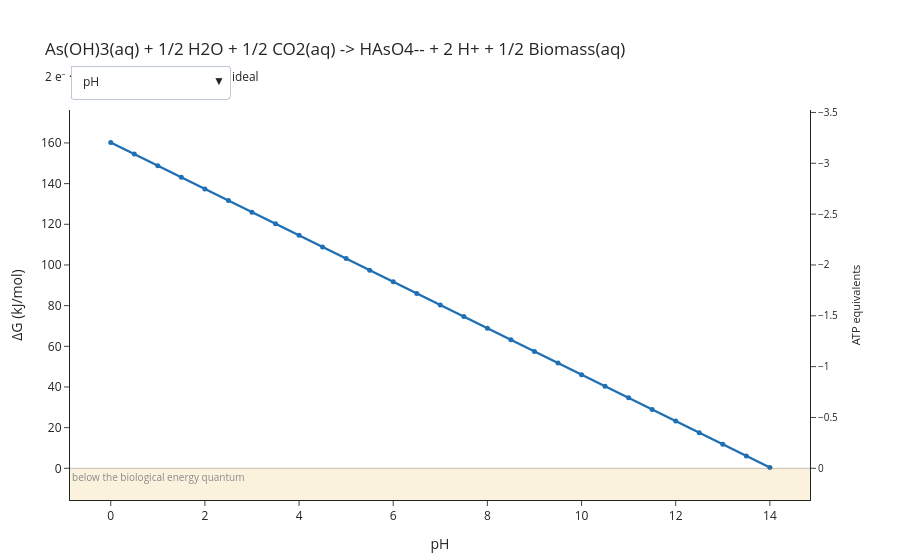

Notebook source saved alongside this figure:
### Code cell
figure = plot_energy_explorer(reaction, axes=axes)
figure.show()

### Figure 1 — Plotly figure (JSON) as saved in the notebook; plotly's stock layout.template omitted (floating-point values rounded to 4 significant figures)
{"data": [{"hovertemplate": "pH: %{x}<br>ΔG: %{y:.1f} kJ/mol<extra></extra>", "line": {"color": "#1F6FB4", "width": 2.5}, "marker": {"size": 5}, "mode": "lines+markers", "name": "pH", "type": "scatter", "visible": true, "x": [0.0, 0.5, 1.0, 1.5, 2.0, 2.5, 3.0, 3.5, 4.0, 4.5, 5.0, 5.5, 6.0, 6.5, 7.0, 7.5, 8.0, 8.5, 9.0, 9.5, 10.0, 10.5, 11.0, 11.5, 12.0, 12.5, 13.0, 13.5, 14.0], "y": [160.2, 154.5, 148.8, 143.1, 137.4, 131.7, 126.0, 120.3, 114.6, 108.9, 103.1, 97.43, 91.73, 86.02, 80.31, 74.6, 68.89, 63.19, 57.48, 51.77, 46.06, 40.35, 34.65, 28.94, 23.23, 17.52, 11.81, 6.106, 0.3984]}, {"hovertemplate": "[HAsO4--] (molal): %{x}<br>ΔG: %{y:.1f} kJ/mol<extra></extra>", "line": {"color": "#1F6FB4", "width": 2.5}, "marker": {"size": 5}, "mode": "lines+markers", "name": "[HAsO4--] (molal)", "type": "scatter", "visible": false, "x": [1e-09, 4.642e-09, 2.154e-08, 1e-07, 4.642e-07, 2.154e-06, 1e-05, 4.642e-05, 0.0002154, 0.001, 0.004642, 0.02154, 0.1], "y": [28.94, 32.74, 36.55, 40.35, 44.16, 47.97, 51.77, 55.58, 59.38, 63.19, 66.99, 70.8, 74.6]}, {"hovertemplate": "[As(OH)3(aq)] (molal): %{x}<br>ΔG: %{y:.1f} kJ/mol<extra></extra>", "line": {"color": "#1F6FB4", "width": 2.5}, "marker": {"size": 5}, "mode": "lines+markers", "name": "[As(OH)3(aq)] (molal)", "type": "scatter", "visible": false, "x": [1e-09, 4.642e-09, 2.154e-08, 1e-07, 4.642e-07, 2.154e-06, 1e-05, 4.642e-05, 0.0002154, 0.001, 0.004642, 0.02154, 0.1], "y": [131.7, 127.9, 124.1, 120.3, 116.5, 112.7, 108.9, 105.0, 101.2, 97.43, 93.63, 89.82, 86.02]}, {"hovertemplate": "[CO2(aq)] (molal): %{x}<br>ΔG: %{y:.1f} kJ/mol<extra></extra>", "line": {"color": "#1F6FB4", "width": 2.5}, "marker": {"size": 5}, "mode": "lines+markers", "name": "[CO2(aq)] (molal)", "type": "scatter", "visible": false, "x": [1e-09, 4.642e-09, 2.154e-08, 1e-07, 4.642e-07, 2.154e-06, 1e-05, 4.642e-05, 0.0002154, 0.001, 0.004642, 0.02154, 0.1], "y": [106.0, 104.1, 102.2, 100.3, 98.39, 96.48, 94.58, 92.68, 90.78, 88.87, 86.97, 85.07, 83.16]}, {"hovertemplate": "[Biomass(aq)] (molal): %{x}<br>ΔG: %{y:.1f} kJ/mol<extra></extra>", "line": {"color": "#1F6FB4", "width": 2.5}, "marker": {"size": 5}, "mode": "lines+markers", "name": "[Biomass(aq)] (molal)", "type": "scatter", "visible": false, "x": [1e-09, 4.642e-09, 2.154e-08, 1e-07, 4.642e-07, 2.154e-06, 1e-05, 4.642e-05, 0.0002154, 0.001, 0.004642, 0.02154, 0.1], "y": [54.62, 56.53, 58.43, 60.33, 62.24, 64.14, 66.04, 67.94, 69.85, 71.75, 73.65, 75.55, 77.46]}, {"hoverinfo": "skip", "marker": {"opacity": 0}, "mode": "markers", "showlegend": false, "type": "scatter", "x": [0.0], "y": [0.3117], "yaxis": "y2"}], "layout": {"annotations": [{"font": {"color": "#8A8A8A", "size": 10}, "showarrow": false, "text": "below the biological energy quantum", "x": 0, "xanchor": "left", "xref": "x domain", "y": 0.0, "yanchor": "top", "yref": "y"}], "hovermode": "x unified", "margin": {"b": 60, "l": 70, "r": 90, "t": 110}, "shapes": [{"line": {"color": "#333333", "width": 1}, "type": "line", "x0": 0, "x1": 1, "xref": "x domain", "y0": 0.0, "y1": 0.0, "yref": "y"}, {"fillcolor": "#E8B84B", "line": {"width": 0}, "opacity": 0.18, "type": "rect", "x0": 0, "x1": 1, "xref": "x domain", "y0": -20.0, "y1": 0.0, "yref": "y"}], "showlegend": false, "title": {"text": "As(OH)3(aq) + 1/2 H2O + 1/2 CO2(aq) -> HAsO4-- + 2 H+ + 1/2 Biomass(aq)<br><sub>2 e⁻ · pH 7 · 25 °C · activity model: ideal</sub>"}, "updatemenus": [{"buttons": [{"args": [{"visible": [true, false, false, false, false]}, {"xaxis.title.text": "pH", "xaxis.type": "linear"}], "label": "pH", "method": "update"}, {"args": [{"visible": [false, true, false, false, false]}, {"xaxis.title.text": "[HAsO4--] (molal)", "xaxis.type": "log"}], "label": "[HAsO4--] (molal)", "method": "update"}, {"args": [{"visible": [false, false, true, false, false]}, {"xaxis.title.text": "[As(OH)3(aq)] (molal)", "xaxis.type": "log"}], "label": "[As(OH)3(aq)] (molal)", "method": "update"}, {"args": [{"visible": [false, false, false, true, false]}, {"xaxis.title.text": "[CO2(aq)] (molal)", "xaxis.type": "log"}], "label": "[CO2(aq)] (molal)", "method": "update"}, {"args": [{"visible": [false, false, false, false, true]}, {"xaxis.title.text": "[Biomass(aq)] (molal)", "xaxis.type": "log"}], "label": "[Biomass(aq)] (molal)", "method": "update"}], "direction": "down", "pad": {"r": 10, "t": 10}, "showactive": true, "x": 0.0, "xanchor": "left", "y": 1.14, "yanchor": "top"}], "xaxis": {"title": {"text": "pH"}, "type": "linear"}, "yaxis": {"range": [-15.58, 176.2], "title": {"text": "ΔG (kJ/mol)"}}, "yaxis2": {"overlaying": "y", "range": [0.3117, -3.524], "showgrid": false, "side": "right", "tickfont": {"size": 10}, "title": {"font": {"size": 11}, "text": "ATP equivalents"}}}}
